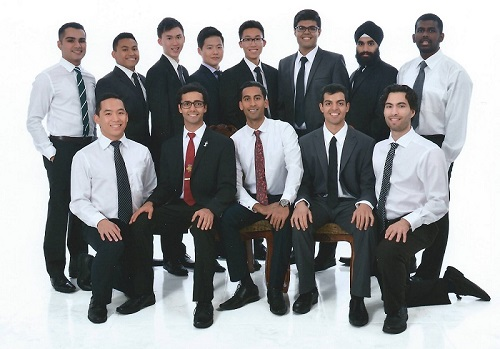
%> input picture TemplateMatching/Test_Photos/thecrew.jpg, 500 x 349 px
$ octave --eval "MatchTemplate;"   (GNU Octave 9; MATLAB toolbox functions it lacks are replaced by stand-ins)
%> lines starting %> are read from the running program, lines starting %| are printed output that depends on the picture
### TemplateMatching/MakePyramid.m
% This function makes a pyramid of images
% Minsize dictages the minimum height or width of the smallest image
% in the template
function[pyramid] = MakePyramid(im, minsize, ratio)
    pyramid = {im};    % Initialize cell array

    [h,w] = size(im);

    % Make a pyramid by reducing the size until the minsize
    while w > minsize && h > minsize
        im = imresize(im, ratio);
        pyramid{end+1} = im;    % Add the resized image
        [h,w] = size(im);
    end
end

### TemplateMatching/MatchTemplate.m
% This function does the template matching using ncc and scaled images
% (pyramid)
function MatchTemplate()
    close all;
    minsize = 25; % Choose the minimum pyramid size
    resizeRatio = 0.54; % Choose the template resize ratio
    pyramidRatio = 0.01; % Choose the pyramid ratio
    threshold = 0.38;    % Choose threshold to determine if pixel is a template match

    im = imread('Test_Photos\thecrew.jpg');
%> im is the input picture: size 349x500x3 uint8; mean R, G, B 153, 154.5, 156.2
    if size(im,3)==3    % Check if image is rgb
        im = rgb2gray(im);
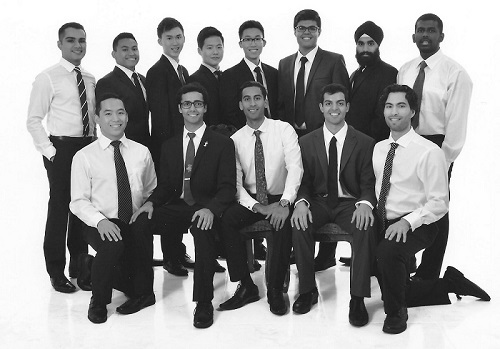
%> im: size 349x500 uint8; min 0, max 255, mean 154.2
    end
    pyramid = MakePyramid(im, minsize, pyramidRatio);  % Make a pyramid of images
%> in MakePyramid, `pyramid = {im};`: pyramid = 1 item
%> after the loop in MakePyramid, `while w > minsize && h > minsize`: im = [223 169 159 156 212; 195 91 100 98 204; 160 76 70 84 183; 189 138 144 133 157]; pyramid = 2 items
%> pyramid = 2 items

    template = imread('Test_Photos\template.jpg');
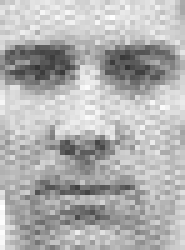
%> input picture TemplateMatching/Test_Photos/template.jpg, 37 x 50 px (shown 5 times larger)
%> template is the input picture: size 50x37 uint8; min 53, max 255, mean 177.3
    template = imresize(template, resizeRatio);    % Resize template as
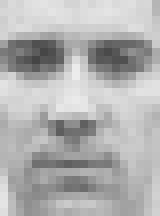
%> template: size 27x20 uint8 (shown 8 times larger); min 69, max 236, mean 177.2
                                            % correlation is expensive
    [newTemplateHeight,newTemplateWidth] = size(template);
%> newTemplateHeight = 27; newTemplateWidth = 20

    originalIm = pyramid{1};    % Get the original image, this is the one you draw rectangles on
    originalIm = cat(3,originalIm,originalIm,originalIm);  % Convert to rgb

%> (the run ends here)
